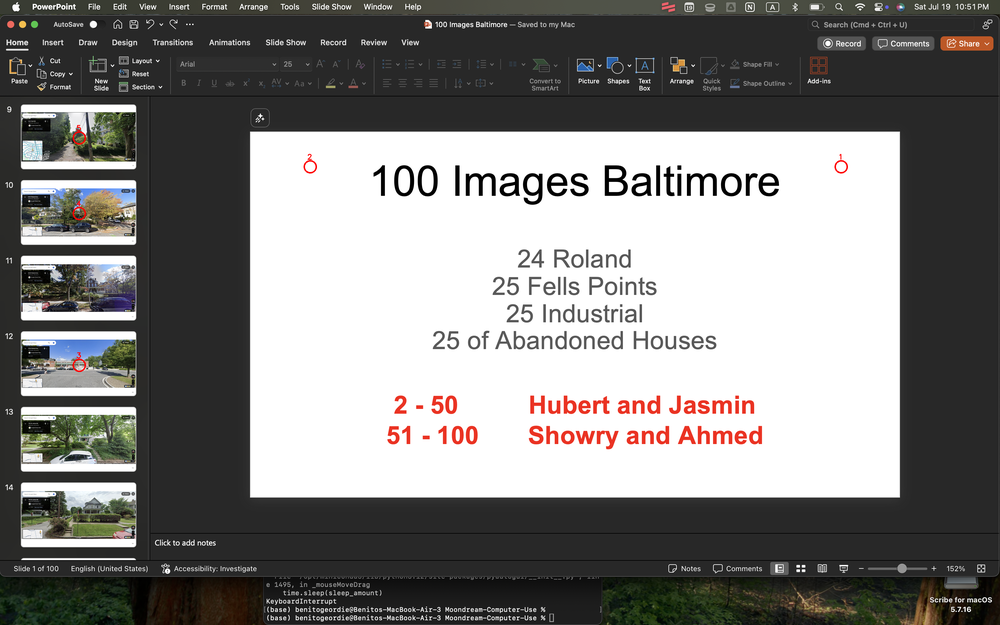
#> input picture backend/internal/template_matching_images/matches/matches_first_thumbnail_screenshot4_0.5.png, 1000 x 625 px, shrunk from 3360 x 2100 before the run; its folder holds 2 pictures in this run
$ python template_matching.py template_matching_images/matches/matches_first_thumbnail_screenshot4_0.5.png template_matching_images/matches/matches_thumbnail_screenshot4_0.5.png
#> lines starting #> are read from the running program, lines starting #| are printed output that depends on the picture
import cv2
import numpy as np
import argparse
import sys
from PIL import Image


# [55 lines left out: function non_max_suppression, not called in this run]


def template_match_impl(template_img, image_img, only_return_max_match=False, threshold=0.0, nms_threshold=0.5):
    """
    Find the best location(s) for a template in an image using PIL Image objects.

    Args:
        template_img (PIL.Image): Template image object
        image_img (PIL.Image): Main image object
        only_return_max_match (bool): If True, return only the best match. If False, return all matches above threshold.
        threshold (float): Confidence threshold (0-1). Only matches above this value are returned.
        nms_threshold (float): IoU threshold for Non-Maximum Suppression to remove overlapping matches (0-1).

    Returns:
        If only_return_max_match=True:
            tuple: (center_x, center_y, confidence) as normalized coordinates (0-1 range) and confidence score
        If only_return_max_match=False:
            list: List of tuples [(center_x, center_y, confidence), ...] for all matches above threshold after NMS
    """
    # Convert PIL Images to OpenCV format
    template = cv2.cvtColor(np.array(template_img), cv2.COLOR_RGB2BGR)
    image = cv2.cvtColor(np.array(image_img), cv2.COLOR_RGB2BGR)

    # Get template dimensions
    template_height, template_width = template.shape[:2]
    image_height, image_width = image.shape[:2]

    # Perform template matching using normalized cross correlation
    result = cv2.matchTemplate(image, template, cv2.TM_CCOEFF_NORMED)

    if only_return_max_match:
        # Find the single best match
        min_val, max_val, min_loc, max_loc = cv2.minMaxLoc(result)

        # Check if best match meets threshold
        if max_val < threshold:
            return None

        # Calculate center coordinates
        center_x = max_loc[0] + template_width // 2
        center_y = max_loc[1] + template_height // 2

        # Normalize coordinates
        normalized_x = center_x / image_width
        normalized_y = center_y / image_height

        return normalized_x, normalized_y, max_val
    else:
        # Find all matches above threshold
        matches = []
        locations = np.where(result >= threshold)

        # Convert to list of coordinates with confidence scores
        for pt_y, pt_x in zip(locations[0], locations[1]):
            confidence = result[pt_y, pt_x]

            # Calculate center coordinates
            center_x = pt_x + template_width // 2
            center_y = pt_y + template_height // 2

            # Normalize coordinates
            normalized_x = center_x / image_width
            normalized_y = center_y / image_height

            matches.append((normalized_x, normalized_y, confidence))

        # Sort matches by confidence (highest first)
        matches.sort(key=lambda x: x[2], reverse=True)

        # Apply Non-Maximum Suppression to remove overlapping matches
        if len(matches) > 1:
            matches = non_max_suppression(
                matches, template_width, template_height,
                image_width, image_height, nms_threshold
            )

        return matches


def template_match(template_path, image_path, only_return_max_match=False, threshold=0.0, nms_threshold=0.5):
    """
    Find the best location(s) for a template in an image using file paths.

    Args:
        template_path (str): Path to the template image
        image_path (str): Path to the main image
        only_return_max_match (bool): If True, return only the best match. If False, return all matches above threshold.
        threshold (float): Confidence threshold (0-1). Only matches above this value are returned.
        nms_threshold (float): IoU threshold for Non-Maximum Suppression to remove overlapping matches (0-1).

    Returns:
        If only_return_max_match=True:
            tuple: (center_x, center_y, confidence) as normalized coordinates (0-1 range) and confidence score
        If only_return_max_match=False:
            list: List of tuples [(center_x, center_y, confidence), ...] for all matches above threshold after NMS
    """
    # Load images using PIL
    try:
        template_img = Image.open(template_path).convert('RGB')
        image_img = Image.open(image_path).convert('RGB')
    except Exception as e:
        raise ValueError(f"Could not load images: {e}")

    # Call the implementation function
    return template_match_impl(
        template_img, image_img,
        only_return_max_match, threshold, nms_threshold
    )


def visualize_match(template_path, image_path, matches, threshold=0, save=False):
    """
    Draw red circles at the matched locations and display the image.

    Args:
        template_path (str): Path to the template image
        image_path (str): Path to the main image
        matches: Either a single tuple (center_x, center_y, confidence) or a list of such tuples
    """
    # Load the main image
    image = cv2.imread(image_path, cv2.IMREAD_COLOR)
    template = cv2.imread(template_path, cv2.IMREAD_COLOR)

    if image is None or template is None:
        print("Error: Could not load images for visualization")
        return

    # Get image dimensions
    image_height, image_width = image.shape[:2]

    # Handle both single match and multiple matches
    if matches is None:
        print("No matches found above threshold")
        return

    # Convert single match to list format for uniform processing
    if not isinstance(matches, list):
        matches = [matches]

    print(f"Found {len(matches)} match(es):")

    # Draw circles for all matches
    for i, (center_x, center_y, confidence) in enumerate(matches):
        # Convert normalized coordinates back to pixel coordinates
        pixel_x = int(center_x * image_width)
        pixel_y = int(center_y * image_height)

        # Draw red circle around the match
        radius = 20
        cv2.circle(image, (pixel_x, pixel_y), radius, (0, 0, 255), 3)

        # Add match number for multiple matches
        if len(matches) > 1:
            cv2.putText(image, f"{i+1}", (pixel_x-10, pixel_y-25),
                       cv2.FONT_HERSHEY_SIMPLEX, 0.8, (0, 0, 255), 2)

        print(f"  Match {i+1}: normalized ({center_x:.3f}, {center_y:.3f}), "
              f"pixel ({pixel_x}, {pixel_y}), confidence: {confidence:.3f}")

    # Display the image
    if not save:
        cv2.imshow('Template Match Result', image)
        print("Press any key to close the window...")
        cv2.waitKey(0)
        cv2.destroyAllWindows()
    if save:
        cv2.imwrite(f"template_matching_images/matches/matches_{template_path.split('/')[-1].split('.')[0]}_{image_path.split('/')[-1].split('.')[0]}_{threshold}.png", image)


def main():
    """
    Main function to handle command line arguments and execute template matching.
    """
    parser = argparse.ArgumentParser(description='Template matching with visualization')
    parser.add_argument('template', help='Path to the template image')
    parser.add_argument('image', help='Path to the main image')
    parser.add_argument('--threshold', type=float, default=0.0,
                       help='Confidence threshold (0-1, default: 0.0)')
    parser.add_argument('--all-matches', action='store_true',
                       help='Show all matches above threshold (default: only best match)')
    parser.add_argument('--nms-threshold', type=float, default=0.5,
                       help='IoU threshold for Non-Maximum Suppression (0-1, default: 0.5)')
    parser.add_argument('--save', action='store_true',
                       help='Save the result image to a file')

    args = parser.parse_args()

    try:
        # Perform template matching with user parameters
        matches = template_match(
            args.template,
            args.image,
            only_return_max_match=not args.all_matches,
            threshold=args.threshold,
            nms_threshold=args.nms_threshold
        )
#> in template_match, template_img is the input picture: PIL image 1000x625 RGB; mean R, G, B 129, 127.9, 126.2
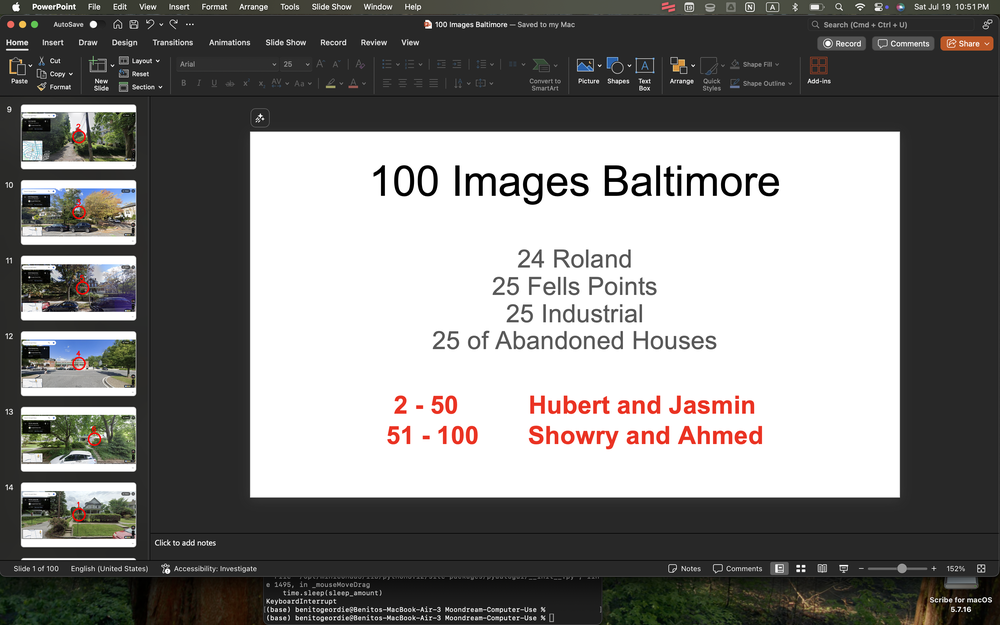
#> input picture backend/internal/template_matching_images/matches/matches_thumbnail_screenshot4_0.5.png, 1000 x 625 px, shrunk from 3360 x 2100 before the run
#> in template_match, image_img is the input picture: PIL image 1000x625 RGB; mean R, G, B 129.1, 127.9, 126.3
#> in template_match_impl, `result = cv2.matchTemplate(image, template, cv2.TM_CCOEFF_NORMED)`: result = [0.999]
#> in template_match_impl, `min_val, max_val, min_loc, max_loc = cv2.minMaxLoc(result)`: min_val = 0.999; min_loc = (0, 0)
#> in template_match_impl, `center_x = max_loc[0] + template_width // 2`: center_x = 500
#> in template_match_impl, `center_y = max_loc[1] + template_height // 2`: center_y = 312
#> in template_match_impl, `normalized_x = center_x / image_width`: normalized_x = 0.5
#> in template_match_impl, `normalized_y = center_y / image_height`: normalized_y = 0.499
#> matches = (0.5, 0.499, 0.999)

        # Visualize the result
        visualize_match(args.template, args.image, matches, args.threshold, args.save)
#> in visualize_match, `matches = [matches]`: matches = [(0.5, 0.499, 0.999)]
#| Found 1 match(es):
#> the loop in visualize_match, `for i, (center_x, center_y, confidence) in enumerate(matches):` made 1 pass
#> (center_x, center_y, confidence, pixel_x, pixel_y, radius) on pass 1: (0.5, 0.499, 0.999, 500, 312, 20)
#|   Match 1: normalized (0.500, 0.499), pixel (500, 312), confidence: 0.999
#> after the loop in visualize_match, `for i, (center_x, center_y, confidence) in enumerate(matches):`:
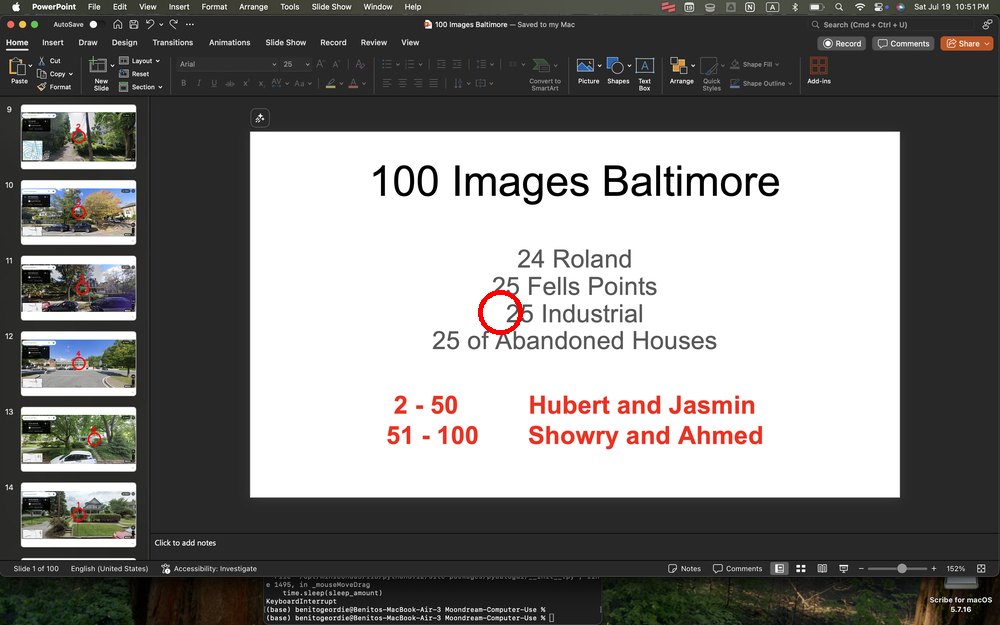
#> image: shape (625, 1000, 3); mean B, G, R 126, 127.7, 129.1

    except Exception as e:
        print(f"Error: {e}")
        sys.exit(1)


if __name__ == "__main__":
    main()
